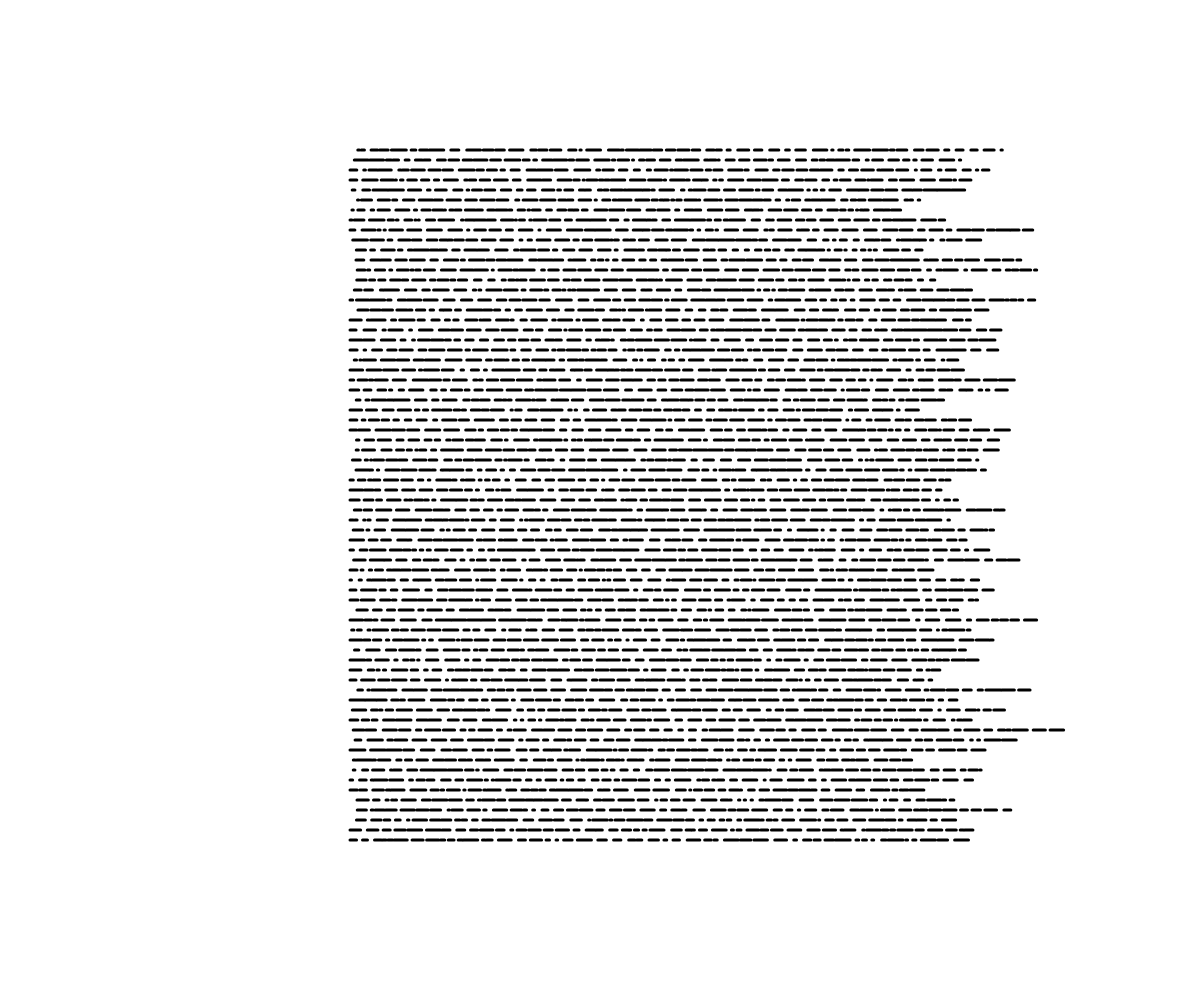
Frame 1 (no input)
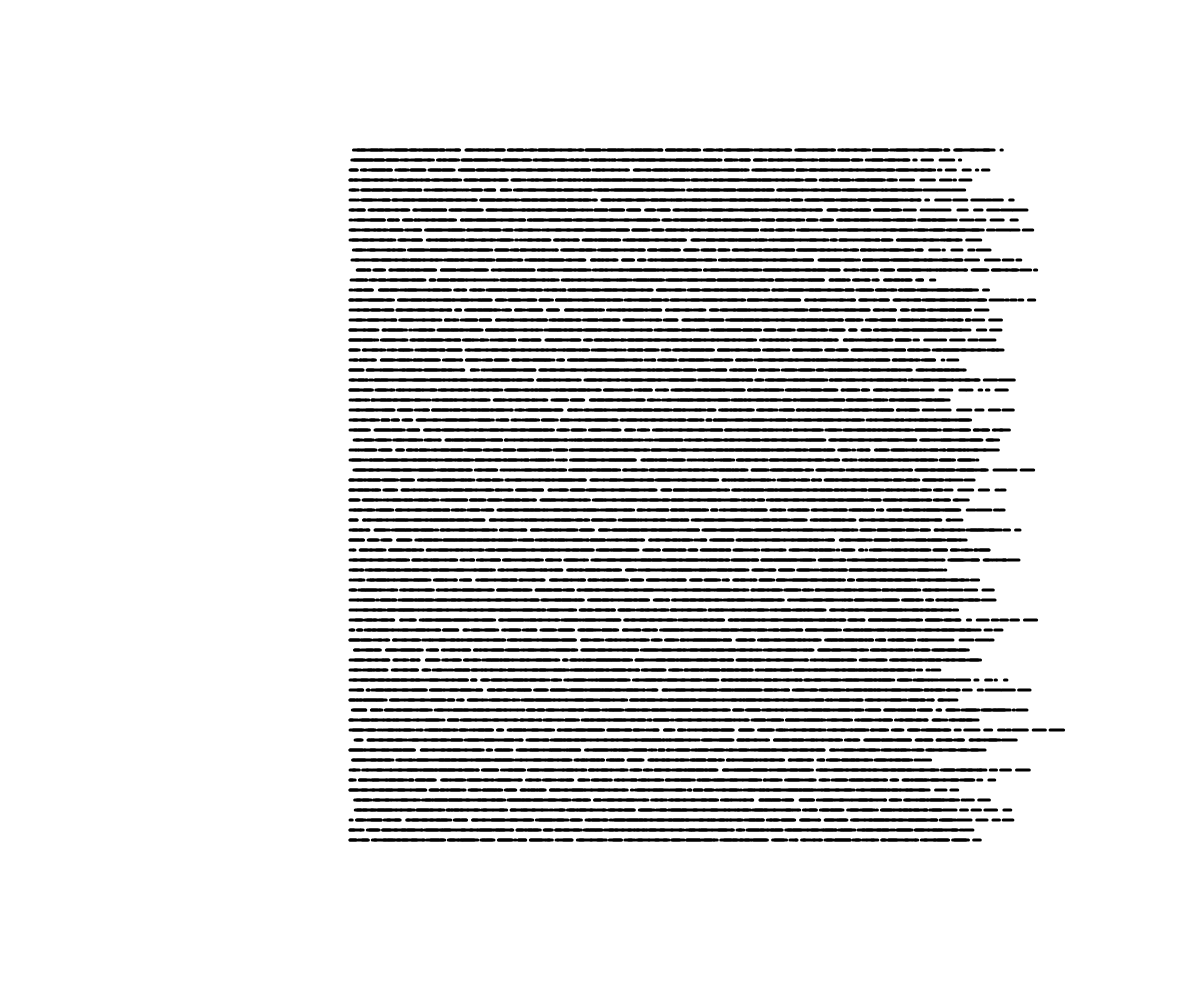
Frame 2 (the mouse pressed at the canvas centre, redrawn once)

The p5.js sketch that drew these frames (run headless with seeded random() and noise() and a simulated clock; the mouse was pressed at the canvas centre and the sketch redrawn once):

// p5.js sketch
// ── sketch.js
"use strict";
// SKETCH: constant-lines
function drawShape(ps) {
    beginShape();
    ps.forEach(function (p) { return vertex(p.x, p.y); });
    endShape(CLOSE);
}
function drawRect(r) {
    rect(r.x, r.y, r.w, r.h);
}
// generate n random intervals that have the given length
function randomSegments(n, min, max, gapmin, gapmax) {
    var segments = [];
    var x = 0;
    var addInterval = function () {
        var len = (Math.random() * (max - min)) + min;
        segments.push({ start: x, end: x + len });
        x += len;
    };
    var addGap = function () {
        x += (Math.random() * (gapmax - gapmin)) + gapmin;
    };
    if (Math.random() > 0.5) {
        addGap();
    }
    for (var i = 0; i < n; i++) {
        addInterval();
        addGap();
    }
    return segments;
}
function setup() {
    createCanvas(windowWidth, windowHeight);
    strokeWeight(3);
    noLoop();
}
var ITERATIONS = 10;
var X_PADDING = 350;
var Y_PADDING = 150;
function draw() {
    var makeSegments = function () { return randomSegments(50, 1, 15, 1, 8); };
    var _loop_1 = function (offset) {
        var x = X_PADDING;
        var y = Y_PADDING + offset;
        makeSegments().forEach(function (segment) {
            var p1 = { x: x + segment.start, y: y };
            var p2 = { x: x + segment.end, y: y };
            line(p1.x, p1.y, p2.x, p2.y);
        });
    };
    for (var offset = 0; offset < windowHeight - (2 * Y_PADDING); offset += 10) {
        _loop_1(offset);
    }
}
